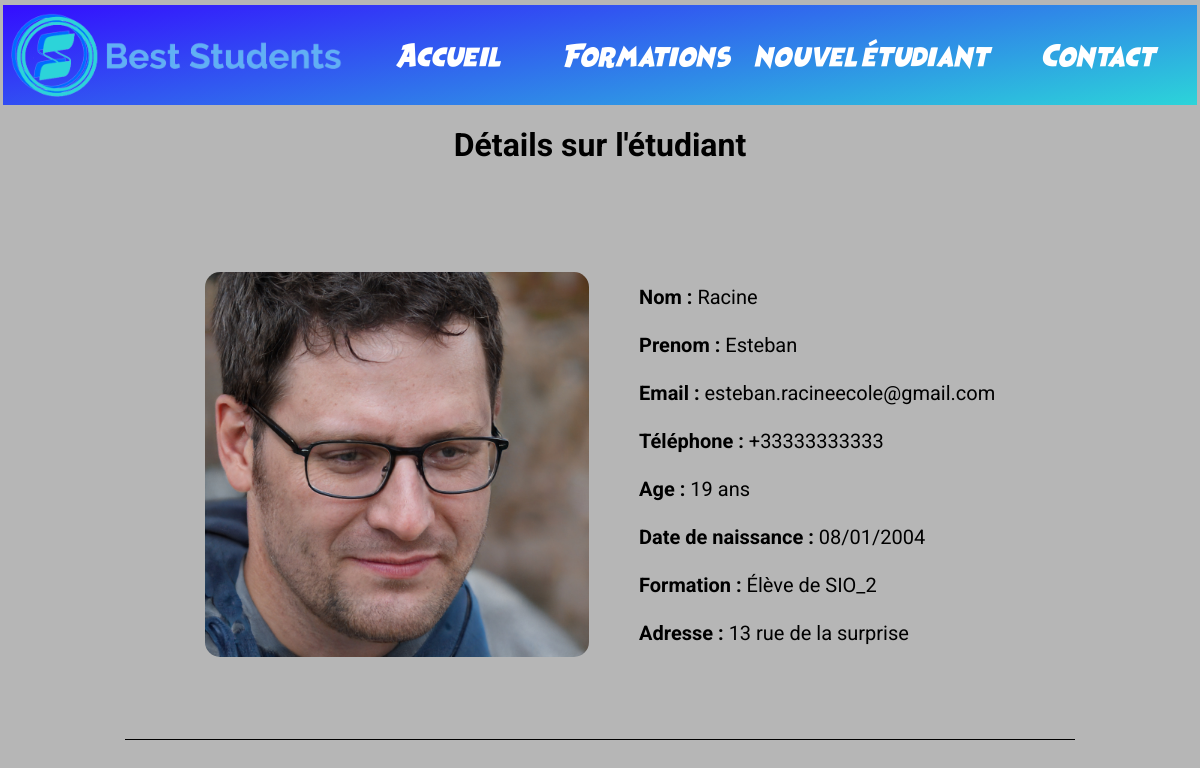
The app's page /etudiant.php?id=9 with its own data.
### tables this page shows
CREATE TABLE `etudiant` (
  `id_etudiant` int(11) NOT NULL,
  `prenom_etudiant` varchar(60) NOT NULL,
  `nom_etudiant` varchar(60) NOT NULL,
  `email_etudiant` varchar(80) NOT NULL,
  `date_naissance_etudiant` date NOT NULL,
  `adresse_etudiant` varchar(50) NOT NULL,
  `tel_etudiant` varchar(12) NOT NULL,
  `photo_etudiant` varchar(30) NOT NULL,
  `id_promotion` int(11) DEFAULT NULL
);

CREATE TABLE `promotion` (
  `id_promotion` int(11) NOT NULL,
  `intitule_promotion` varchar(20) NOT NULL
);

### src/modele/etudiantDB.php (called while the page is built, shortened)
<?php
function selectStudentById(int $id):array {
    $connection = createConnection();
    $requeteSQL = "SELECT * FROM etudiant WHERE id_etudiant = :id;";
    $requete=$connection->prepare($requeteSQL);
    $requete->bindValue(":id", $id);
    $requete->execute();
    return $requete->fetch(PDO::FETCH_ASSOC);
}
function selectPromotionById(int $id) :array | null {
    $connection = createConnection();
    $requeteSQL = "SELECT intitule_promotion FROM promotion WHERE id_promotion = :id;";
    $requete=$connection->prepare($requeteSQL);
    $requete->bindValue(":id", $id);
    $requete->execute();
    return $requete->fetch(PDO::FETCH_ASSOC);
}

### src/utils/dates.php (called while the page is built)
<?php
include_once 'src\modele\etudiantDB.php';
function calculeAgeEtudiant(string $dateNaissance) : array
{
    $age = date_diff(date_create($dateNaissance),date_create(date("Y-m-d")))->format('%y');
    $couleur = $age<18?"#ff0000":"#379A28FF";
    return ["age"=>$age,"couleur"=>$couleur];
}
function formateDate($dateNaissance) : string
{return date_create($dateNaissance)->format("d/m/Y");}

### etudiant.php (the view, shortened to what this page needs)
<?php
include_once 'src\modele\etudiantDB.php';
include_once 'src\utils\dates.php';
$id = $_GET["id"];
try {
    $student = selectStudentById($id);
} catch (TypeError) {
    header("location: ../index.php");
}
$id_promotion = $student["id_promotion"];
$promotion = isset($id_promotion)?"Élève de ".selectPromotionById($id_promotion)["intitule_promotion"]:"Non renseignée";
?>
<!doctype html>
<html lang=fr>
<head>
    <link rel="stylesheet" href="styles.css">
    <link rel="stylesheet" href="etudiant.css">
    <link rel="stylesheet" href="main.css">
</head>
<body>
<screen>
    <?php include_once "header.php"?>
    <h1>Détails sur l'étudiant</h1>
    <cadre>
        <img id="photo" src="db_images/<?= $student["photo_etudiant"]?>" alt="image représentant l'étudiant">
        <p>
            <span class="gras">Nom :</span> <?= $student["nom_etudiant"]?> <br><br>
            <span class="gras">Prenom :</span> <?= $student["prenom_etudiant"]?> <br><br>
            <span class="gras">Email :</span> <?= $student["email_etudiant"]?> <br><br>
            <span class="gras">Téléphone :</span> <?= $student["tel_etudiant"]?> <br><br>
            <span class="gras">Age :</span> <?= calculeAgeEtudiant($student["date_naissance_etudiant"])["age"]?> ans <br><br>
            <span class="gras">Date de naissance :</span> <?= formateDate($student["date_naissance_etudiant"])?><br><br>
            <span class="gras">Formation :</span> <?=$promotion?><br><br>
            <span class="gras">Adresse :</span> <?= $student["adresse_etudiant"]?>
        </p>
    </cadre>
</screen>
</body>
</html>

### styles.css (style rules this page uses)
h1 { display: inline; align-self: center; justify-self: center; font-size: 2em; }

### etudiant.css (style rules this page uses)
* { margin: 0; padding: 0; box-sizing: border-box; }
cadre { display: flex; margin: 0 auto; width: 950px; align-content: flex-start; height: 550px; align-items: center; justify-content: center; border-bottom: solid 1px black }
#photo { max-width: 100%; height: 70%; border-radius: 15px; }
p { padding-left: 50px; font-size: 20px; }
.gras { font-weight: bold; }

### main.css (style rules this page uses)
* { margin: 0; padding: 0; box-sizing: border-box; font-family: 'Roboto', sans-serif; text-decoration: none; }
html { background-color: #b6b6b6; }
screen { display: grid; height: 100vh; width: 100vw; grid-template-rows: 100px 70px 1fr 100px; row-gap: 10px; }

### records on screen
etudiant: photo_etudiant (picture), nom_etudiant "Racine", prenom_etudiant "Esteban", email_etudiant "esteban.racineecole@gmail.com", tel_etudiant "+33333333333", date_naissance_etudiant "19", date_naissance_etudiant "08/01/2004", id_promotion.intitule_promotion "Élève de SIO_2", adresse_etudiant "13 rue de la surprise"

### other values on screen
$label "Accueil"
$label "Formations"
$label "nouvel étudiant"
$label "Contact"
